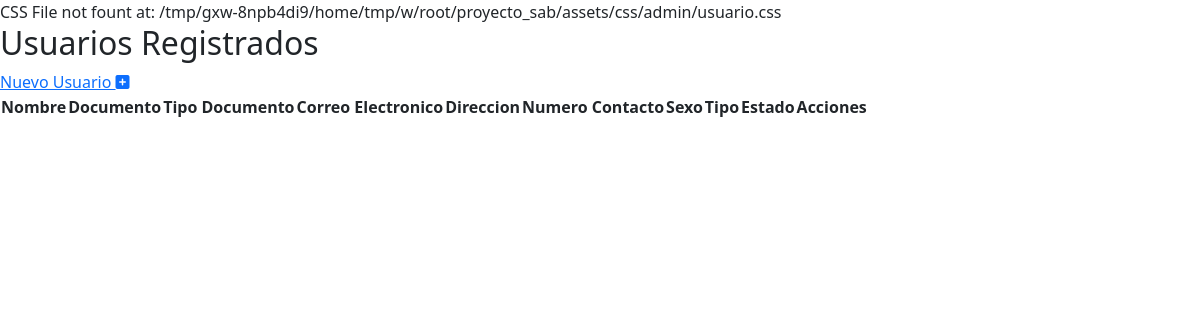
The page /views/usuario/index.php on the database as committed earlier.
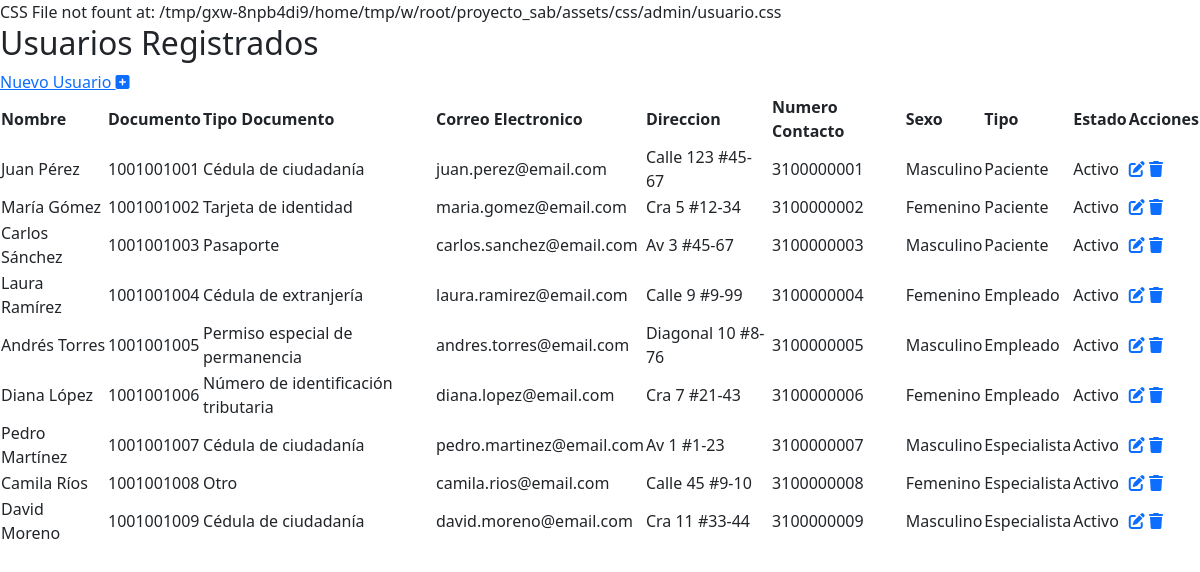
The same page on the database as committed later.
### tables this page shows
CREATE TABLE IF NOT EXISTS tbl_usuarios (
    id_usuario INT AUTO_INCREMENT PRIMARY KEY,
    usua_nombre VARCHAR(100) NOT NULL,
    usua_documento INT(11) NOT NULL UNIQUE,
    usua_tipo_documento ENUM(
    'Cédula de ciudadanía',
    'Tarjeta de identidad',
    'Cédula de extranjería',
    'Permiso especial de permanencia',
    'Pasaporte',
    'Número de identificación tributaria',
    'Otro'
    ),
    usua_correo_electronico VARCHAR(255) NOT NULL UNIQUE,
    usua_direccion VARCHAR(100) NOT NULL,
    usua_num_contacto VARCHAR(15) NOT NULL,
    usua_num_secundario VARCHAR(15),
    usua_fecha_nacimiento DATE NOT NULL,
    usua_sexo ENUM('Masculino','Femenino'),
    usua_rh ENUM('O+','O-','A+','A-','B+','B-','AB+','AB-'),
    usua_eps VARCHAR(100) NOT NULL,
    usua_password VARCHAR(255) NOT NULL UNIQUE,
    usua_tipo ENUM('Paciente','Empleado','Especialista','Administrador') DEFAULT 'Paciente',
    usua_estado ENUM('Activo','Inactivo') DEFAULT 'Activo'
);

### views/usuario/index.php (the view, shortened to what this page needs)
<?php
$pdo = conectarBD();
$sql = " SELECT * FROM tbl_usuarios
    ORDER BY
        CASE usua_estado
            WHEN 'activo' THEN 1
            ELSE 2
        END";
$stmt = $pdo->query($sql);
$usuarios = $stmt->fetchAll();
?>
<!DOCTYPE html>
<html lang="en">
<head>
    <link rel="stylesheet" href="https://cdnjs.cloudflare.com/ajax/libs/font-awesome/6.7.2/css/all.min.css" />
    <?php
    $cssPath = $_SERVER['DOCUMENT_ROOT'] . '/proyecto_sab/assets/css/admin/usuario.css';
    $cssUrl = '/proyecto_sab/assets/css/admin/usuario.css';
    if (file_exists($cssPath)) {
        echo '<link rel="stylesheet" href="' . $cssUrl . '">';
    } else {
        echo ' CSS File not fount at: ' . $cssPath . '';
    }
    ?>
    <link href="https://cdn.datatables.net/2.3.1/css/dataTables.bootstrap5.min.css" rel="stylesheet">
    <link href="https://cdn.datatables.net/buttons/3.2.3/css/buttons.bootstrap5.min.css" rel="stylesheet">
    <link href="https://cdn.jsdelivr.net/npm/bootstrap@5.3.6/dist/css/bootstrap.min.css" rel="stylesheet">
    <link rel="stylesheet" href="https://cdnjs.cloudflare.com/ajax/libs/font-awesome/6.7.2/css/all.min.css" />
</head>
<body>
    <h2>Usuarios Registrados</h2>
    <a href="/proyecto_sab/controllers/UsuarioController.php?accion=crear">Nuevo Usuario <i class="fa-solid fa-square-plus"></i></a>
    <table id="example" class="display">
        <thead>
            <tr>
                <th>Nombre</th>
                <th>Documento</th>
                <th>Tipo Documento</th>
                <th>Correo Electronico</th>
                <th>Direccion</th>
                <th>Numero Contacto</th>
                <th>Sexo</th>
                <th>Tipo</th>
                <th>Estado</th>
                <th>Acciones</th>
            </tr>
        </thead>
        <tbody>
            <?php foreach ($usuarios as $usuario): ?>
                <tr>
                    <td><?= htmlspecialchars($usuario['usua_nombre']) ?></td>
                    <td><?= htmlspecialchars($usuario['usua_documento']) ?></td>
                    <td><?= htmlspecialchars($usuario['usua_tipo_documento']) ?></td>
                    <td><?= htmlspecialchars($usuario['usua_correo_electronico']) ?></td>
                    <td><?= htmlspecialchars($usuario['usua_direccion']) ?></td>
                    <td><?= htmlspecialchars($usuario['usua_num_contacto']) ?></td>
                    <td><?= htmlspecialchars($usuario['usua_sexo']) ?></td>
                    <td><?= htmlspecialchars($usuario['usua_tipo']) ?></td>
                    <td><?= htmlspecialchars($usuario['usua_estado']) ?></td>
                    <td>
                        <a href="/proyecto_sab/controllers/UsuarioController.php?accion=editar&id_usuario=<?= $usuario['id_usuario'] ?>"><i class="fa-solid fa-pen-to-square"></i></a>
                        <a href="/proyecto_sab/controllers/UsuarioController.php?accion=eliminar&id_usuario=<?= $usuario['id_usuario'] ?>"><i class="fa-solid fa-trash"></i></a>
                    </td>
                </tr>
            <?php endforeach; ?>
        </tbody>
    </table>
</body>
</html>

Rows that differ between the two databases and show on the page:
added tbl_usuarios: usua_nombre "Juan Pérez", usua_documento "1001001001", usua_tipo_documento "Cédula de ciudadanía", usua_correo_electronico "juan.perez@email.com", usua_direccion "Calle 123 #45-67", usua_num_contacto "3100000001", usua_sexo "Masculino", usua_tipo "Paciente", usua_estado "Activo"
added tbl_usuarios: usua_nombre "María Gómez", usua_documento "1001001002", usua_tipo_documento "Tarjeta de identidad", usua_correo_electronico "maria.gomez@email.com", usua_direccion "Cra 5 #12-34", usua_num_contacto "3100000002", usua_sexo "Femenino", usua_tipo "Paciente", usua_estado "Activo"
added tbl_usuarios: usua_nombre "Carlos Sánchez", usua_documento "1001001003", usua_tipo_documento "Pasaporte", usua_correo_electronico "carlos.sanchez@email.com", usua_direccion "Av 3 #45-67", usua_num_contacto "3100000003", usua_sexo "Masculino", usua_tipo "Paciente", usua_estado "Activo"
added tbl_usuarios: usua_nombre "Laura Ramírez", usua_documento "1001001004", usua_tipo_documento "Cédula de extranjería", usua_correo_electronico "laura.ramirez@email.com", usua_direccion "Calle 9 #9-99", usua_num_contacto "3100000004", usua_sexo "Femenino", usua_tipo "Empleado", usua_estado "Activo"
added tbl_usuarios: usua_nombre "Andrés Torres", usua_documento "1001001005", usua_tipo_documento "Permiso especial de permanencia", usua_correo_electronico "andres.torres@email.com", usua_direccion "Diagonal 10 #8-76", usua_num_contacto "3100000005", usua_sexo "Masculino", usua_tipo "Empleado", usua_estado "Activo"
added tbl_usuarios: usua_nombre "Diana López", usua_documento "1001001006", usua_tipo_documento "Número de identificación tributaria", usua_correo_electronico "diana.lopez@email.com", usua_direccion "Cra 7 #21-43", usua_num_contacto "3100000006", usua_sexo "Femenino", usua_tipo "Empleado", usua_estado "Activo"
added tbl_usuarios: usua_nombre "Pedro Martínez", usua_documento "1001001007", usua_tipo_documento "Cédula de ciudadanía", usua_correo_electronico "pedro.martinez@email.com", usua_direccion "Av 1 #1-23", usua_num_contacto "3100000007", usua_sexo "Masculino", usua_tipo "Especialista", usua_estado "Activo"
added tbl_usuarios: usua_nombre "Camila Ríos", usua_documento "1001001008", usua_tipo_documento "Otro", usua_correo_electronico "camila.rios@email.com", usua_direccion "Calle 45 #9-10", usua_num_contacto "3100000008", usua_sexo "Femenino", usua_tipo "Especialista", usua_estado "Activo"
added tbl_usuarios: usua_nombre "David Moreno", usua_documento "1001001009", usua_tipo_documento "Cédula de ciudadanía", usua_correo_electronico "david.moreno@email.com", usua_direccion "Cra 11 #33-44", usua_num_contacto "3100000009", usua_sexo "Masculino", usua_tipo "Especialista", usua_estado "Activo"
